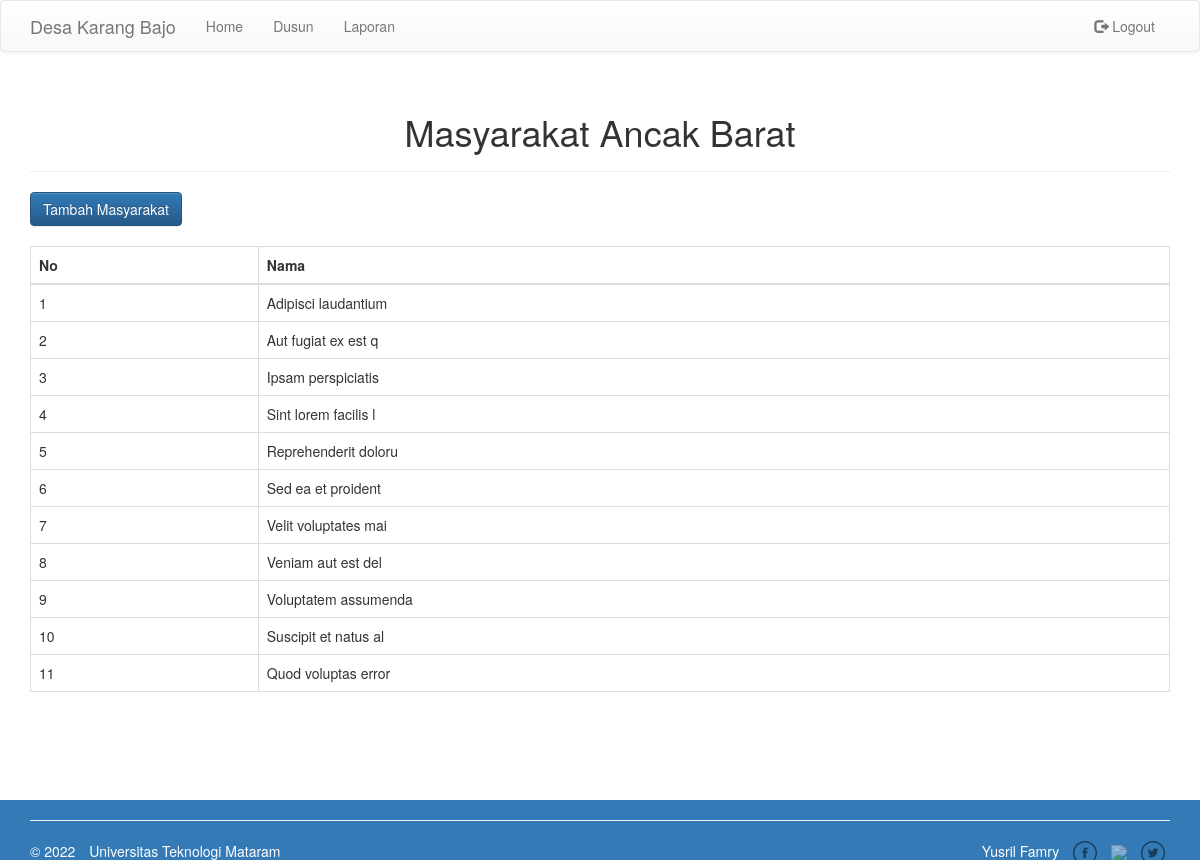
Page /masyarakat.php?id=1 (signed in) on the committed database.
### tables this page shows
CREATE TABLE `dusun` (
  `id` int(11) NOT NULL,
  `nama` varchar(255) NOT NULL
);

CREATE TABLE `masyarakat` (
  `id_masyarakat` int(9) NOT NULL,
  `nik` varchar(255) NOT NULL,
  `no_kk` varchar(255) NOT NULL,
  `nama` varchar(255) NOT NULL,
  `alamat` text NOT NULL,
  `tempat_lahir` varchar(255) NOT NULL,
  `tgl_lahir` date NOT NULL,
  `jenis_kelamin` char(1) NOT NULL,
  `id_dusun` int(11) NOT NULL
);

### masyarakat.php (the view, shortened to what this page needs)
<?php
require './includes/config.php';
$data = $dbc->prepare("SELECT * FROM dusun where id={$_GET['id']} ");
$data->execute();
$dusun = $data->fetchAll()[0];
$req = $dbc->prepare("SELECT * FROM masyarakat where id_dusun={$_GET['id']}");
$req->execute();
$masyarakat = $req->fetchAll();
$page_title = "Masyarakat {$dusun['nama']}";
include './includes/header.php';
?>
<div class="col-md-12">
    <div class="page-header text-center">
        <h1><?= $page_title ?></h1>
    </div>
    <a href="tambah-masyarakat.php?id=<?= $_GET['id'] ?>" class="btn btn-primary">Tambah Masyarakat</a>
    <br><br>
    <?php
    if ($dusun) {
        ?>
        <table class="table table-bordered table-hover">
            <thead>
                <tr>
                    <th class="col-md-1">No</th>
                    <th class="col-md-4">Nama</th>
                </tr>
            </thead>
            <tbody>
                <?php
                for($i = 0; $i < count($masyarakat); $i++) {
                    echo '<tr>
                    <td>'.($i+1).'</td>
                    <td>'.$masyarakat[$i]['nama'].'</td>
                </tr>';
                }
                ?>
            </tbody>
        </table>
        <?php
    } else {
        echo '<div class="well well-lg text-center">
                <strong>Tidak ada data yang disimpan.</strong>
            </div>';
    }
    ?>
</div>
<?php
include './includes/footer.php';
?>

### css/styles.css (style rules this page uses)
html { position: relative; min-height: 100%; }
body { margin-bottom: 60px; }

### rows in the picture
dusun: nama "Masyarakat Ancak Barat"
masyarakat: nama "Adipisci laudantium"
masyarakat: nama "Aut fugiat ex est q"
masyarakat: nama "Ipsam perspiciatis"
masyarakat: nama "Sint lorem facilis l"
masyarakat: nama "Reprehenderit doloru"
masyarakat: nama "Sed ea et proident"
masyarakat: nama "Velit voluptates mai"
masyarakat: nama "Veniam aut est del"
masyarakat: nama "Voluptatem assumenda"
masyarakat: nama "Suscipit et natus al"
masyarakat: nama "Quod voluptas error"

### other values in the picture
$key "Home"
$key "Dusun"
$key "Laporan"
